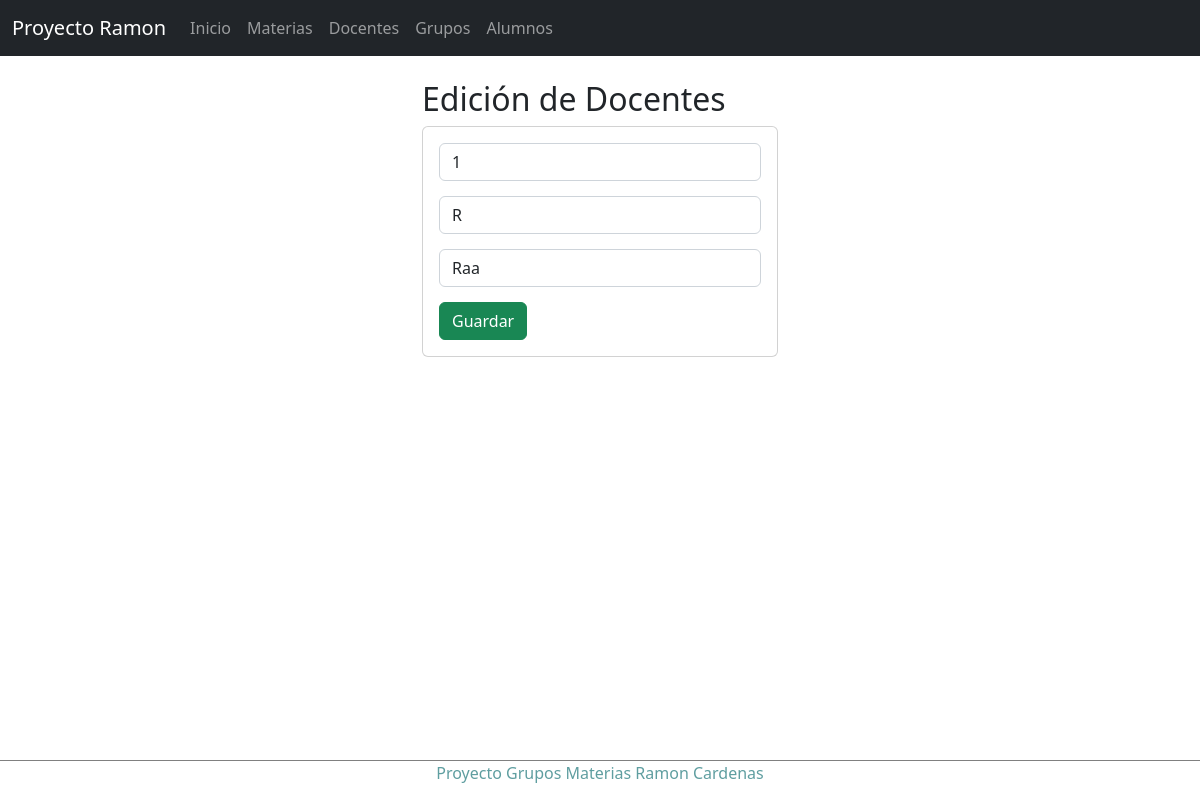
Page /edicionDocente/1 on the earlier database version.
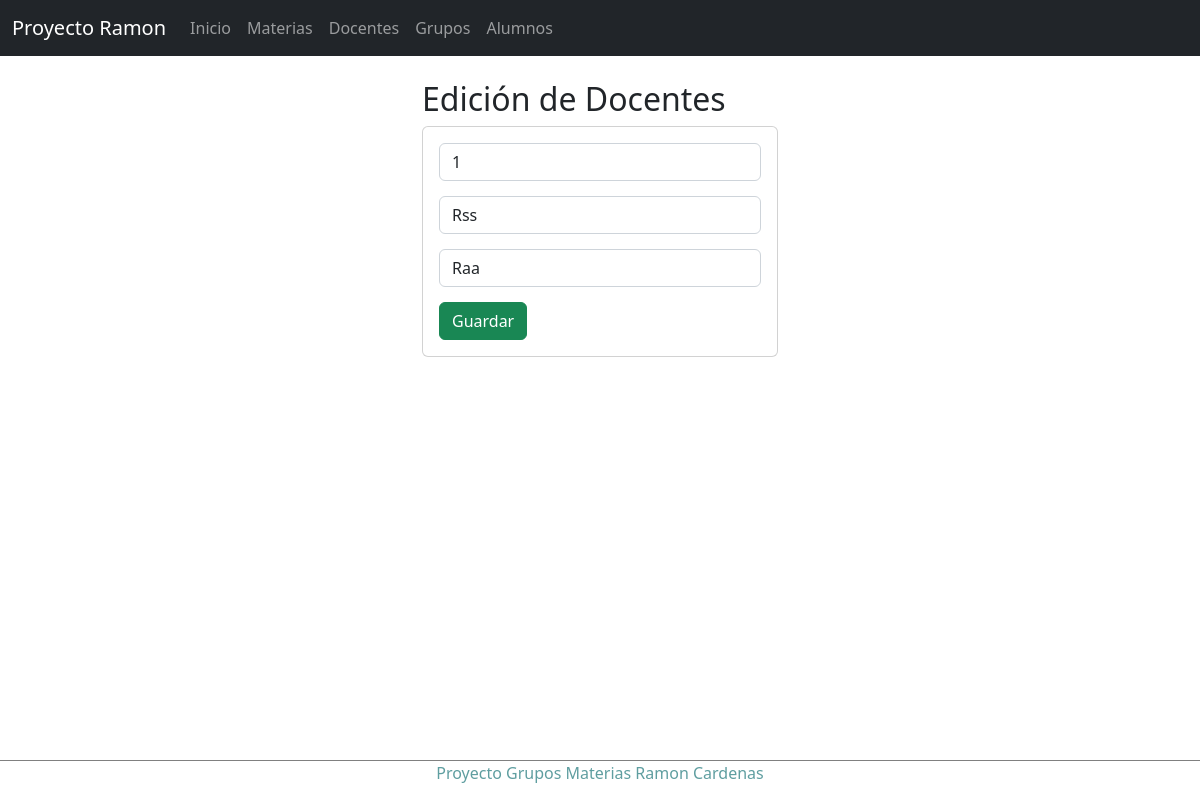
Same page on the later database version.
### Apps/Horario/models.py (models this page shows, shortened)
class Docente(models.Model):
    idDocente=models.CharField(primary_key=True,max_length=6)
    nombreDocente=models.CharField(max_length=50)
    apellidoDocente=models.CharField(max_length=50)

### Apps/Horario/views.py (the view)
# urls.py: path('edicionDocente/<idDocente>', views.edicionDocente),
def edicionDocente(request, idDocente):
    docente = Docente.objects.get(idDocente=idDocente)
    return render(request, "docentes/edicionDocentes.html", {"docente": docente})

### Apps/Horario/templates/docentes/edicionDocentes.html (shortened to what this page needs)
{% extends "../base.html" %}
{% block body %}
<div class="row">
    <div class="col-md-4 offset-md-4">
        <h2>Edición de Docentes</h2>
        <div class="card">
            <div class="card-body">
                <form action="/editarDocente/" method="POST">{% csrf_token %}
                    <div class="form-group">
                        <input type="text" id="idDocente" name="idDocente" value="{{docente.idDocente}}" class="form-control" placeholder="Id"
                            minlength="1" maxlength="6" readonly required>
                    </div>
                    <div class="form-group">
                        <input type="text" id="nombreDocente" name="nombreDocente" value="{{docente.nombreDocente}}" class="form-control" placeholder="Nombre"
                            maxlength="50" required>
                    </div>
                    <div class="form-group">
                        <input type="text" id="apellidoDocente" name="apellidoDocente" value="{{docente.apellidoDocente}}" class="form-control" placeholder="Apellidos"
                            maxlength="50" required>
                    </div>
                    <div class="form-group">
                        <button type="submit" class="btn btn-success btn-block text-white">Guardar</button>
                    </div>
                </form>
            </div>
        </div>
    </div>
</div>
{% endblock %}

Differences in the rows shown:
changed Docente "Raa": nombreDocente "R" → "Rss"
